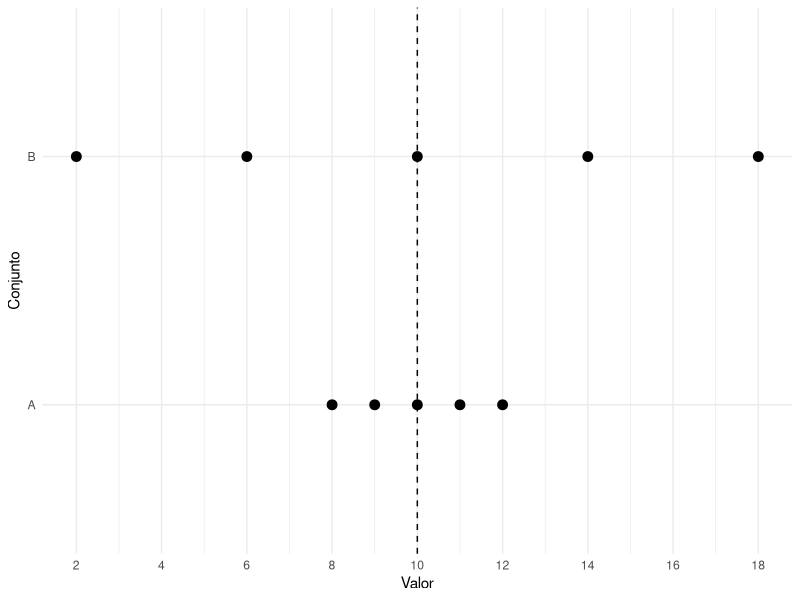
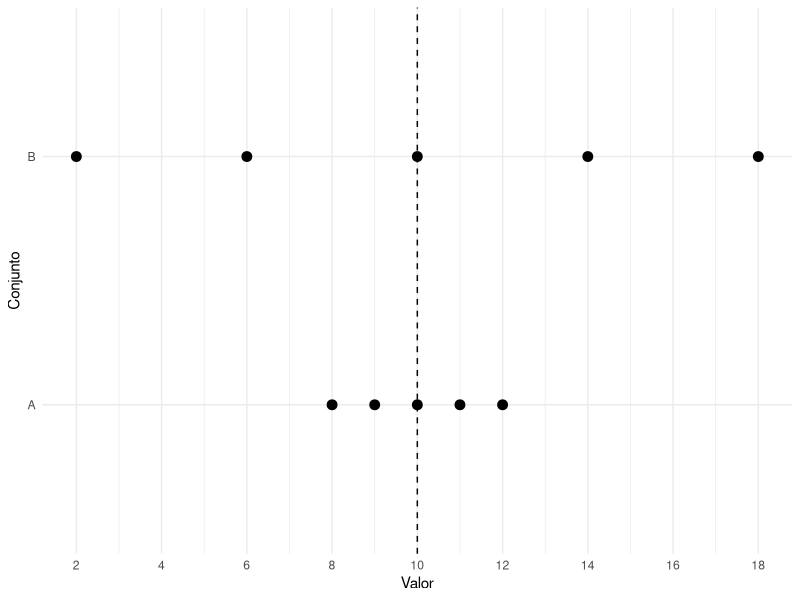
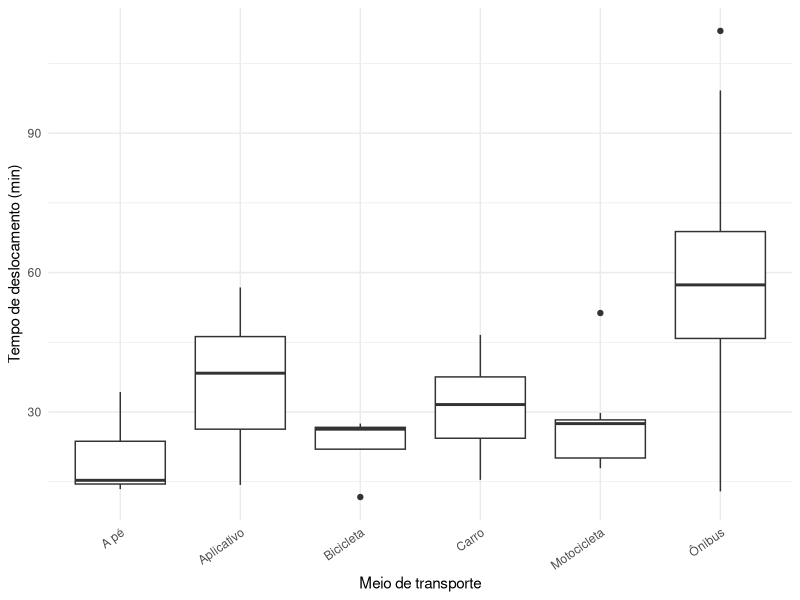

Recreate these plots in R, in order.
## ---- chunk 1
#| label: setup-dispersao
#| include: false

library(tidyverse)

dados <- read_csv(
  "dados/estudantes80n.csv",
  show_col_types = FALSE
)

conjunto_a <- c(8, 9, 10, 11, 12)
conjunto_b <- c(2, 6, 10, 14, 18)

x_exemplo <- c(2, 4, 6, 8, 10)

x_sem_extremo <- c(10, 11, 12, 13, 14)
x_com_extremo <- c(10, 11, 12, 13, 50)
## ---- chunk 2
#| label: fig-mesma-media-dispersao
#| fig-cap: "Dois conjuntos com a mesma média e diferentes graus de dispersão."
#| fig-alt: "Gráfico de pontos de dois conjuntos de dados com média igual a 10, sendo o conjunto B mais espalhado."
#| echo: false

tibble(
  valor = c(conjunto_a, conjunto_b),
  conjunto = rep(c("A", "B"), each = 5)
) |>
  ggplot(
    aes(x = valor, y = conjunto)
  ) +
  geom_point(size = 3) +
  geom_vline(
    xintercept = 10,
    linetype = "dashed"
  ) +
  scale_x_continuous(
    breaks = seq(2, 18, by = 2)
  ) +
  labs(
    x = "Valor",
    y = "Conjunto"
  ) +
  theme_minimal()
## ---- chunk 3
conjunto_a <- c(8, 9, 10, 11, 12)
conjunto_b <- c(2, 6, 10, 14, 18)

mean(conjunto_a)
mean(conjunto_b)
## ---- chunk 4
diff(range(conjunto_a))
diff(range(conjunto_b))
## ---- chunk 5
sd(conjunto_a)
sd(conjunto_b)
## ---- chunk 6
#| label: fig-mesma-media-dispersao-r
#| fig-cap: "Comparação da dispersão dos conjuntos A e B no R."
#| fig-alt: "Gráfico de pontos mostrando o conjunto B mais espalhado do que o conjunto A."

tibble(
  valor = c(conjunto_a, conjunto_b),
  conjunto = rep(c("A", "B"), each = 5)
) |>
  ggplot(
    aes(x = valor, y = conjunto)
  ) +
  geom_point(size = 3) +
  geom_vline(
    xintercept = 10,
    linetype = "dashed"
  ) +
  scale_x_continuous(
    breaks = seq(2, 18, by = 2)
  ) +
  labs(
    x = "Valor",
    y = "Conjunto"
  ) +
  theme_minimal()
## ---- chunk 7
x <- c(2, 4, 6, 8, 10)

range(x)
## ---- chunk 8
diff(range(x))
## ---- chunk 9
range(
  dados$tempo_deslocamento_min,
  na.rm = TRUE
)

diff(
  range(
    dados$tempo_deslocamento_min,
    na.rm = TRUE
  )
)
## ---- chunk 10
x_sem_extremo <- c(10, 11, 12, 13, 14)
x_com_extremo <- c(10, 11, 12, 13, 50)

diff(range(x_sem_extremo))
diff(range(x_com_extremo))
## ---- chunk 11
IQR(x)
## ---- chunk 12
q1 <- quantile(x, 0.25)
q3 <- quantile(x, 0.75)

q3 - q1
## ---- chunk 13
IQR(
  dados$tempo_deslocamento_min,
  na.rm = TRUE
)
## ---- chunk 14
IQR(x_sem_extremo)
IQR(x_com_extremo)
## ---- chunk 15
x <- c(2, 4, 6, 8, 10)

mean(x)
## ---- chunk 16
abs(x - mean(x))
## ---- chunk 17
mean(
  abs(
    x - mean(x)
  )
)
## ---- chunk 18
mean(
  abs(
    dados$tempo_deslocamento_min -
      mean(
        dados$tempo_deslocamento_min,
        na.rm = TRUE
      )
  ),
  na.rm = TRUE
)
## ---- chunk 19
desvio_medio <- function(x, na.rm = FALSE) {
  media <- mean(x, na.rm = na.rm)
  mean(
    abs(x - media),
    na.rm = na.rm
  )
}

desvio_medio(
  dados$tempo_deslocamento_min,
  na.rm = TRUE
)
## ---- chunk 20
x <- c(2, 4, 6, 8, 10)

var(x)
## ---- chunk 21
sum(
  (x - mean(x))^2
) / (length(x) - 1)
## ---- chunk 22
mean(
  (x - mean(x))^2
)
## ---- chunk 23
sum(
  (x - mean(x))^2
) / length(x)
## ---- chunk 24
variancia_amostral <- var(x)

variancia_populacional <- mean(
  (x - mean(x))^2
)

variancia_amostral
variancia_populacional
## ---- chunk 25
var(
  dados$tempo_deslocamento_min,
  na.rm = TRUE
)
## ---- chunk 26
x_tempo <- dados$tempo_deslocamento_min
x_tempo <- x_tempo[!is.na(x_tempo)]

mean(
  (x_tempo - mean(x_tempo))^2
)
## ---- chunk 27
x <- c(2, 4, 6, 8, 10)

sd(x)
## ---- chunk 28
sqrt(var(x))
## ---- chunk 29
sqrt(
  mean(
    (x - mean(x))^2
  )
)
## ---- chunk 30
sd(
  dados$tempo_deslocamento_min,
  na.rm = TRUE
)
## ---- chunk 31
sd(conjunto_a)
sd(conjunto_b)
## ---- chunk 32
x <- c(2, 4, 6, 8, 10)

100 * sd(x) / mean(x)
## ---- chunk 33
100 *
  sd(
    dados$tempo_deslocamento_min,
    na.rm = TRUE
  ) /
  mean(
    dados$tempo_deslocamento_min,
    na.rm = TRUE
  )
## ---- chunk 34
coef_variacao <- function(x, na.rm = FALSE) {
  100 *
    sd(x, na.rm = na.rm) /
    mean(x, na.rm = na.rm)
}

coef_variacao(
  dados$tempo_deslocamento_min,
  na.rm = TRUE
)
## ---- chunk 35
comparacao_transporte <- dados |>
  group_by(meio_transporte) |>
  summarise(
    n = n(),
    media = mean(
      tempo_deslocamento_min,
      na.rm = TRUE
    ),
    desvio_padrao = sd(
      tempo_deslocamento_min,
      na.rm = TRUE
    ),
    cv = 100 *
      desvio_padrao /
      media,
    .groups = "drop"
  ) |>
  arrange(cv)

comparacao_transporte
## ---- chunk 36
x <- c(2, 4, 6, 8, 10)

mediana_x <- median(x)

abs(x - mediana_x)
## ---- chunk 37
median(
  abs(
    x - median(x)
  )
)
## ---- chunk 38
mad(
  x,
  constant = 1
)
## ---- chunk 39
mad(x)
## ---- chunk 40
mad(
  dados$tempo_deslocamento_min,
  constant = 1,
  na.rm = TRUE
)
## ---- chunk 41
median(
  abs(
    dados$tempo_deslocamento_min -
      median(
        dados$tempo_deslocamento_min,
        na.rm = TRUE
      )
  ),
  na.rm = TRUE
)
## ---- chunk 42
x_sem_extremo <- c(10, 11, 12, 13, 14)
x_com_extremo <- c(10, 11, 12, 13, 50)
## ---- chunk 43
diff(range(x_sem_extremo))
diff(range(x_com_extremo))
## ---- chunk 44
IQR(x_sem_extremo)
IQR(x_com_extremo)
## ---- chunk 45
sd(x_sem_extremo)
sd(x_com_extremo)
## ---- chunk 46
mad(
  x_sem_extremo,
  constant = 1
)

mad(
  x_com_extremo,
  constant = 1
)
## ---- chunk 47
medidas_dispersao <- function(x) {
  tibble(
    amplitude = diff(range(x)),
    AIQ = IQR(x),
    desvio_medio = mean(
      abs(x - mean(x))
    ),
    variancia = var(x),
    desvio_padrao = sd(x),
    DAM = mad(
      x,
      constant = 1
    )
  )
}

medidas_dispersao(x_sem_extremo)
medidas_dispersao(x_com_extremo)
## ---- chunk 48
resumo_transporte <- dados |>
  group_by(meio_transporte) |>
  summarise(
    n = sum(
      !is.na(
        tempo_deslocamento_min
      )
    ),
    media = mean(
      tempo_deslocamento_min,
      na.rm = TRUE
    ),
    amplitude = diff(
      range(
        tempo_deslocamento_min,
        na.rm = TRUE
      )
    ),
    AIQ = IQR(
      tempo_deslocamento_min,
      na.rm = TRUE
    ),
    desvio_padrao = sd(
      tempo_deslocamento_min,
      na.rm = TRUE
    ),
    DAM = mad(
      tempo_deslocamento_min,
      constant = 1,
      na.rm = TRUE
    ),
    CV = 100 *
      desvio_padrao /
      media,
    .groups = "drop"
  )

resumo_transporte
## ---- chunk 49
#| label: tbl-dispersao-transporte-r
#| results: asis

tab_transporte_dispersao <- resumo_transporte |>
  mutate(
    across(
      c(
        media,
        amplitude,
        AIQ,
        desvio_padrao,
        DAM,
        CV
      ),
      ~ round(.x, 2)
    )
  )

cat(
  knitr::kable(
    tab_transporte_dispersao,
    format = "pipe",
    col.names = c(
      "Meio de transporte",
      "n",
      "Média",
      "Amplitude",
      "AIQ",
      "Desvio padrão",
      "DAM",
      "CV (%)"
    )
  ),
  sep = "\n"
)

cat(
  "\n\n: Medidas de dispersão do tempo de deslocamento segundo o meio de transporte. \n\n"
)
## ---- chunk 50
#| label: fig-boxplot-dispersao-transporte-r
#| fig-cap: "Distribuição do tempo de deslocamento segundo o meio de transporte."
#| fig-alt: "Boxplots do tempo de deslocamento separados por meio de transporte."

dados |>
  ggplot(
    aes(
      x = meio_transporte,
      y = tempo_deslocamento_min
    )
  ) +
  geom_boxplot() +
  labs(
    x = "Meio de transporte",
    y = "Tempo de deslocamento (min)"
  ) +
  theme_minimal() +
  theme(
    axis.text.x = element_text(
      angle = 35,
      hjust = 1
    )
  )
## ---- chunk 51
resumo_dispersao <- dados |>
  summarise(
    across(
      c(
        idade_anos,
        faltas,
        tempo_deslocamento_min,
        altura_m
      ),
      list(
        dp = ~ sd(.x, na.rm = TRUE),
        AIQ = ~ IQR(.x, na.rm = TRUE),
        DAM = ~ mad(
          .x,
          constant = 1,
          na.rm = TRUE
        )
      )
    )
  )

resumo_dispersao
## ---- chunk 52
resumo_dispersao_longo <- dados |>
  summarise(
    across(
      c(
        idade_anos,
        faltas,
        tempo_deslocamento_min,
        altura_m
      ),
      list(
        media = ~ mean(.x, na.rm = TRUE),
        dp = ~ sd(.x, na.rm = TRUE),
        AIQ = ~ IQR(.x, na.rm = TRUE),
        DAM = ~ mad(
          .x,
          constant = 1,
          na.rm = TRUE
        )
      )
    )
  ) |>
  pivot_longer(
    everything(),
    names_to = c(
      "variavel",
      ".value"
    ),
    names_pattern =
      "(idade_anos|faltas|tempo_deslocamento_min|altura_m)_(media|dp|AIQ|DAM)"
  )

resumo_dispersao_longo
## ---- chunk 53
x <- c(2, 4, 6, 8, 10)

y <- 100 + 3 * x
## ---- chunk 54
var(x)
var(y)

9 * var(x)
## ---- chunk 55
sd(x)
sd(y)

3 * sd(x)
## ---- chunk 56
IQR(x)
IQR(y)

3 * IQR(x)
## ---- chunk 57
mad(
  x,
  constant = 1
)

mad(
  y,
  constant = 1
)

3 *
  mad(
    x,
    constant = 1
  )
## ---- chunk 58
medidas_variaveis <- dados |>
  summarise(
    across(
      c(
        idade_anos,
        faltas,
        tempo_deslocamento_min,
        altura_m
      ),
      list(
        amplitude =
          ~ diff(
            range(
              .x,
              na.rm = TRUE
            )
          ),
        AIQ =
          ~ IQR(
            .x,
            na.rm = TRUE
          ),
        desvio_medio =
          ~ mean(
            abs(
              .x -
                mean(
                  .x,
                  na.rm = TRUE
                )
            ),
            na.rm = TRUE
          ),
        variancia =
          ~ var(
            .x,
            na.rm = TRUE
          ),
        desvio_padrao =
          ~ sd(
            .x,
            na.rm = TRUE
          ),
        CV =
          ~ 100 *
            sd(
              .x,
              na.rm = TRUE
            ) /
            mean(
              .x,
              na.rm = TRUE
            ),
        DAM =
          ~ mad(
            .x,
            constant = 1,
            na.rm = TRUE
          )
      )
    )
  )

medidas_variaveis
